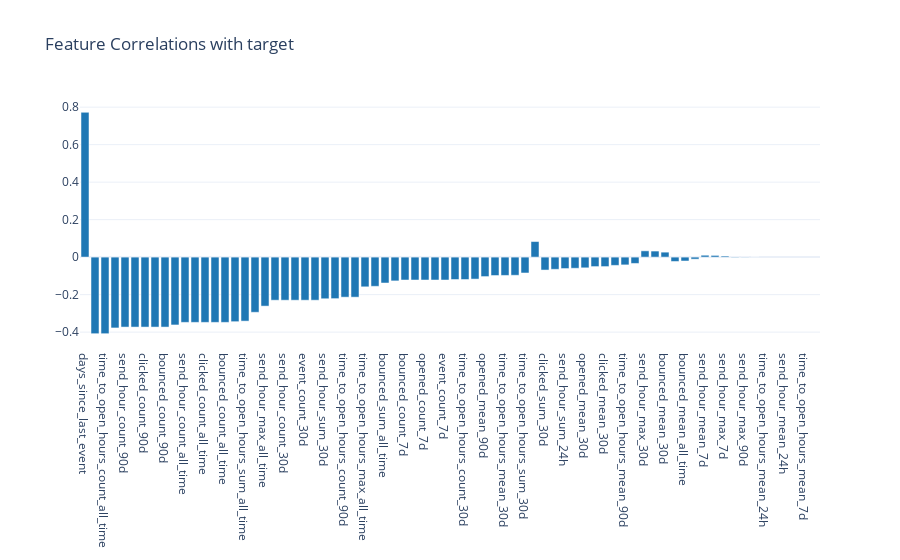

The code cell stored with this chart in its notebook:
### Markdown cell above
## 4.5 Feature-Target Correlations

Features ranked by absolute correlation with the target variable.

**📖 Interpretation:**
- **Positive correlation**: Higher values = more likely retained
- **Negative correlation**: Higher values = more likely churned
- **|r| > 0.3**: Moderately predictive
- **|r| > 0.5**: Strongly predictive

### Code cell
if findings.target_column and findings.target_column in df.columns:
    target = findings.target_column
    feature_cols = [
        name for name, col in findings.columns.items()
        if col.inferred_type in [ColumnType.NUMERIC_CONTINUOUS, ColumnType.NUMERIC_DISCRETE]
        and name != target
        and name not in TEMPORAL_METADATA_COLS
    ]
    
    if feature_cols:
        correlations = []
        for col in feature_cols:
            corr = df[[col, target]].corr().iloc[0, 1]
            correlations.append({"Feature": col, "Correlation": corr})
        
        corr_df = pd.DataFrame(correlations).sort_values("Correlation", key=abs, ascending=False)
        
        fig = charts.bar_chart(
            corr_df["Feature"].tolist(),
            corr_df["Correlation"].tolist(),
            title=f"Feature Correlations with {target}"
        )
        display_figure(fig)
else:
    print("Target column not available for correlation analysis.")

### Figure 1 — Plotly figure (JSON) as saved in the notebook; plotly's stock layout.template omitted (floating-point values rounded to 4 significant figures)
{"data": [{"marker": {"color": "#1f77b4"}, "type": "bar", "x": ["days_since_last_event", "opened_sum_all_time", "time_to_open_hours_count_all_time", "opened_mean_all_time", "send_hour_count_90d", "event_count_90d", "clicked_count_90d", "opened_count_90d", "bounced_count_90d", "send_hour_sum_90d", "send_hour_count_all_time", "opened_count_all_time", "clicked_count_all_time", "event_count_all_time", "bounced_count_all_time", "send_hour_sum_all_time", "time_to_open_hours_sum_all_time", "clicked_sum_all_time", "send_hour_max_all_time", "clicked_count_30d", "send_hour_count_30d", "opened_count_30d", "event_count_30d", "bounced_count_30d", "send_hour_sum_30d", "clicked_mean_all_time", "time_to_open_hours_count_90d", "opened_sum_90d", "time_to_open_hours_max_all_time", "time_to_open_hours_sum_90d", "bounced_sum_all_time", "clicked_sum_90d", "bounced_count_7d", "clicked_count_7d", "opened_count_7d", "send_hour_count_7d", "event_count_7d", "opened_sum_30d", "time_to_open_hours_count_30d", "send_hour_sum_7d", "opened_mean_90d", "time_to_open_hours_max_30d", "time_to_open_hours_mean_30d", "opened_mean_7d", "time_to_open_hours_sum_30d", "days_since_first_event", "clicked_sum_30d", "clicked_mean_90d", "send_hour_sum_24h", "clicked_mean_7d", "opened_mean_30d", "time_to_open_hours_sum_7d", "clicked_mean_30d", "time_to_open_hours_max_90d", "time_to_open_hours_mean_90d", "bounced_mean_7d", "send_hour_max_30d", "send_hour_mean_30d", "bounced_mean_30d", "time_to_open_hours_sum_24h", "bounced_mean_all_time", "time_to_open_hours_mean_all_time", "send_hour_mean_7d", "bounced_mean_90d", "send_hour_max_7d", "send_hour_mean_all_time", "send_hour_max_90d", "send_hour_mean_90d", "time_to_open_hours_mean_24h", "time_to_open_hours_max_24h", "send_hour_mean_24h", "send_hour_max_24h", "time_to_open_hours_mean_7d", "time_to_open_hours_max_7d"], "y": [0.7724, -0.4084, -0.4084, -0.3777, -0.3731, -0.3731, -0.3731, -0.3731, -0.3731, -0.3618, -0.3479, -0.3479, -0.3479, -0.3479, -0.3479, -0.3443, -0.3413, -0.2942, -0.2613, -0.2298, -0.2298, -0.2298, -0.2298, -0.2298, -0.2221, -0.2214, -0.2136, -0.2136, -0.1584, -0.1557, -0.1382, -0.1268, -0.1222, -0.1222, -0.1222, -0.1222, -0.1222, -0.1195, -0.1195, -0.1172, -0.1038, -0.09816, -0.09765, -0.09678, -0.08457, 0.08312, -0.06889, -0.06502, -0.06093, -0.05933, -0.05716, -0.05052, -0.05046, -0.04404, -0.04142, -0.03368, 0.03354, 0.03233, 0.02651, -0.02311, -0.02066, -0.01082, 0.01007, 0.00913, 0.005759, -0.002615, -0.001731, 0.0005011, null, null, null, null, null, null]}], "layout": {"title": {"text": "Feature Correlations with target"}, "xaxis": {"title": {}}, "yaxis": {"title": {}}}}
